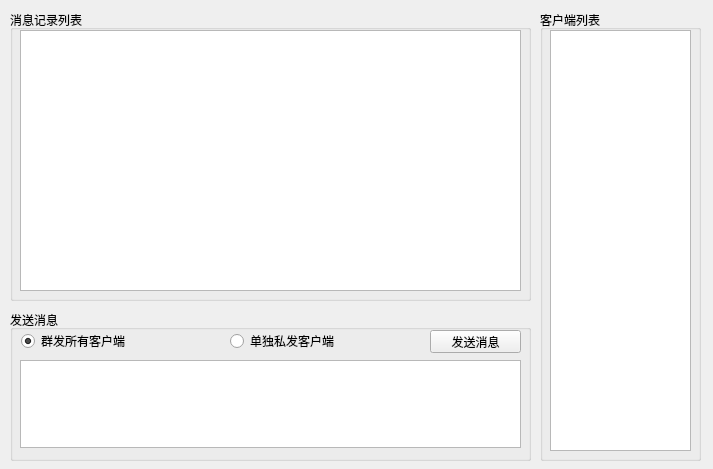
<?xml version="1.0" encoding="UTF-8"?>
<ui version="4.0">
 <class>Widget</class>
 <widget class="QWidget" name="Widget">
  <property name="geometry">
   <rect>
    <x>0</x>
    <y>0</y>
    <width>713</width>
    <height>469</height>
   </rect>
  </property>
  <property name="windowTitle">
   <string>Websocket服务器--测试版</string>
  </property>
  <widget class="QTextEdit" name="textEdit_MsgList">
   <property name="geometry">
    <rect>
     <x>20</x>
     <y>30</y>
     <width>501</width>
     <height>261</height>
    </rect>
   </property>
  </widget>
  <widget class="QGroupBox" name="groupBox">
   <property name="geometry">
    <rect>
     <x>10</x>
     <y>10</y>
     <width>521</width>
     <height>291</height>
    </rect>
   </property>
   <property name="title">
    <string>消息记录列表</string>
   </property>
  </widget>
  <widget class="QRadioButton" name="radioButton_SendAll">
   <property name="geometry">
    <rect>
     <x>21</x>
     <y>333</y>
     <width>107</width>
     <height>16</height>
    </rect>
   </property>
   <property name="text">
    <string>群发所有客户端</string>
   </property>
   <property name="checked">
    <bool>true</bool>
   </property>
  </widget>
  <widget class="QRadioButton" name="radioButton_SendSigle">
   <property name="geometry">
    <rect>
     <x>230</x>
     <y>333</y>
     <width>107</width>
     <height>16</height>
    </rect>
   </property>
   <property name="text">
    <string>单独私发客户端</string>
   </property>
  </widget>
  <widget class="QTextEdit" name="textEdit_SendData">
   <property name="geometry">
    <rect>
     <x>20</x>
     <y>360</y>
     <width>501</width>
     <height>88</height>
    </rect>
   </property>
  </widget>
  <widget class="QGroupBox" name="groupBox_2">
   <property name="geometry">
    <rect>
     <x>10</x>
     <y>310</y>
     <width>521</width>
     <height>151</height>
    </rect>
   </property>
   <property name="title">
    <string>发送消息</string>
   </property>
   <widget class="QPushButton" name="pushButton_SendData">
    <property name="geometry">
     <rect>
      <x>420</x>
      <y>20</y>
      <width>91</width>
      <height>23</height>
     </rect>
    </property>
    <property name="text">
     <string>发送消息</string>
    </property>
   </widget>
  </widget>
  <widget class="QGroupBox" name="groupBox_3">
   <property name="geometry">
    <rect>
     <x>540</x>
     <y>10</y>
     <width>161</width>
     <height>451</height>
    </rect>
   </property>
   <property name="title">
    <string>客户端列表</string>
   </property>
   <widget class="QListWidget" name="listWidget_Client">
    <property name="geometry">
     <rect>
      <x>10</x>
      <y>20</y>
      <width>141</width>
      <height>421</height>
     </rect>
    </property>
   </widget>
  </widget>
  <zorder>groupBox_2</zorder>
  <zorder>groupBox_3</zorder>
  <zorder>groupBox</zorder>
  <zorder>textEdit_MsgList</zorder>
  <zorder>radioButton_SendAll</zorder>
  <zorder>radioButton_SendSigle</zorder>
  <zorder></zorder>
  <zorder>textEdit_SendData</zorder>
 </widget>
 <resources/>
 <connections/>
</ui>
